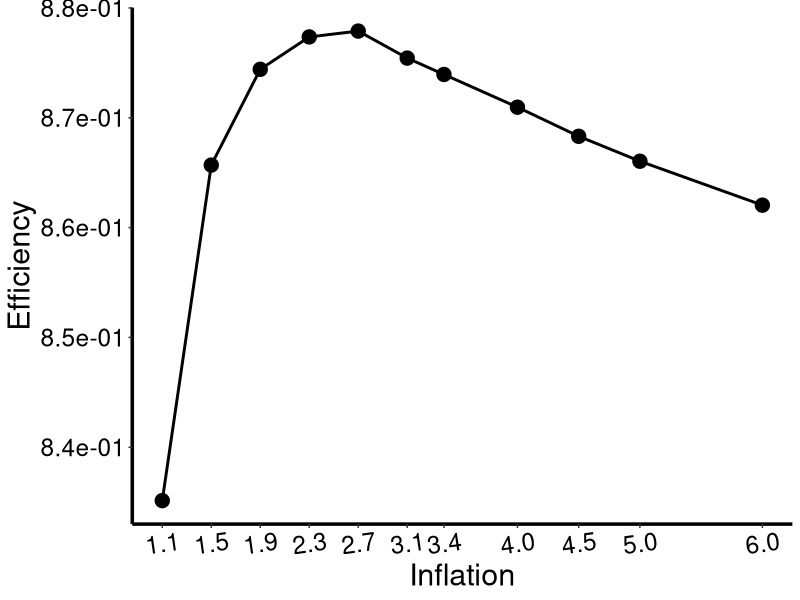
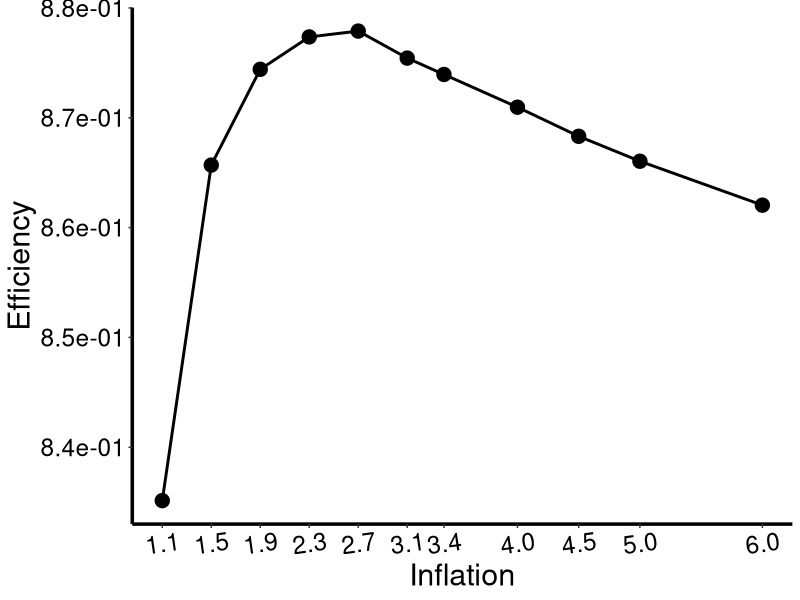
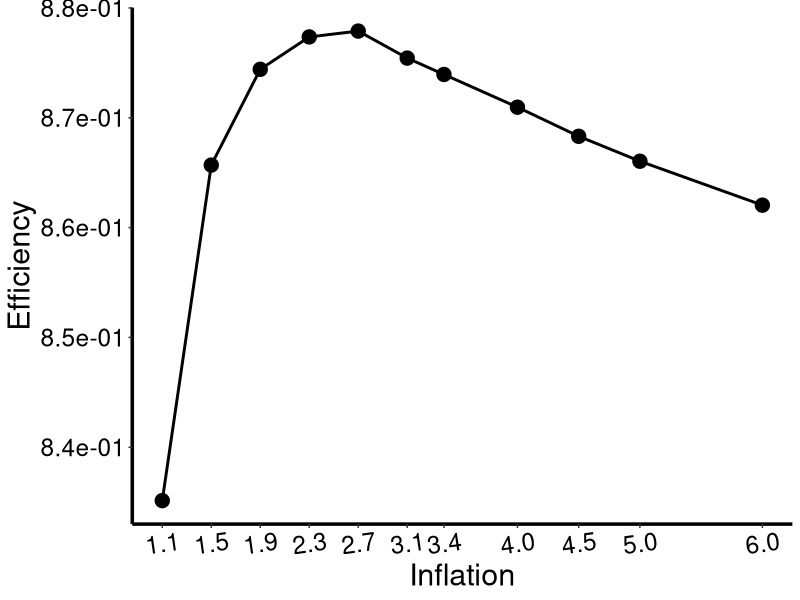

These charts were generated, in order, by the following R code:
library(ggplot2)
library(scales)
library(dplyr)

table_clm <- read.table("../results/table_clm.csv", header = T, sep = ",")
# make table to show the strong cluster tendendy
#write.table(filter_clm, "../results/strong_cluster_tendency.csv", sep = ",", quote = F)

# make plot efficiency vs inflation to show the peak
ggplot(data = table_clm) +
  geom_line(aes(inflation, efficiency), size = 1) +
  geom_point(aes(inflation, efficiency, size = 0.3)) +
  scale_x_continuous(breaks = table_clm$inflation)+
  scale_y_continuous(n.breaks = 7, labels = scientific)+
  labs(x = "Inflation", y = "Efficiency") +
  theme_bw() +
  theme( text = element_text(size=22),
         legend.position = "none",
         legend.title=element_blank(),
         legend.key.size = unit(1, 'cm'),
         panel.border = element_blank(),
         panel.grid.major = element_blank(),
         panel.grid.minor = element_blank(),
         axis.text.x=element_text(colour="black", angle = 8, vjust = 0.7, hjust=0.5),
         axis.text.y=element_text(colour="black"),
         axis.line = element_line(colour = "black", linewidth = 1.2))

ggsave("../results/inflation_vs_effiency.svg", device = "svg", width = 35, height = 20, units = "cm")
ggsave("../results/inflation_vs_effiency.png", device = "png", dpi= 300, width = 35, height = 20, units = "cm")

